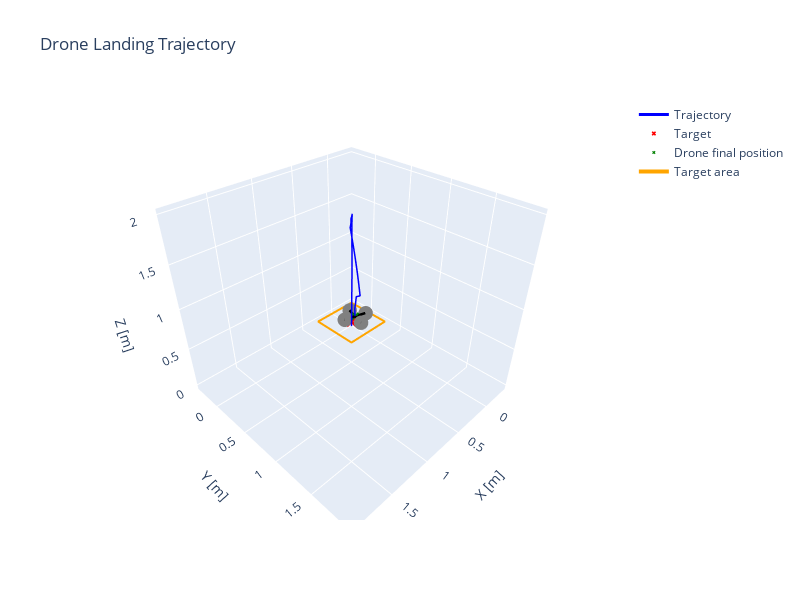

This figure's notebook cell:
### Markdown cell above
## Sensor noise

As with every sensing devices, our control loop is subject to various noises, among which :
- GPS accuracy
- Accelerometer and gyroscope noises
- Camera pixel accuracy

All data coming from the drone's sensors are fused internally using a Kalman filter. However, GPS can be disturbed easily, especially when being close to the ground. And relying on the homemade drone estimation that we don't control (especially on altitude estimation) can be risky for our target level of precision.
During the project, decision was taken to focus on the camera for directly estimating the relative position to the target. 
Camera is not really subject to noise, but to model the pixel's accuracy, small noise is added before the controller, of the following form :

We model sensor noise by applying a multiplicative Gaussian perturbation directly on the error signal. For each controller step $(k)$, the noisy error is

$$
\tilde{e}_k = e_k \cdot \left( 1 + \eta_k \right),
$$

with

$$
\eta_k \sim \mathcal{N}(0, \sigma^2),
$$

where

* $e_k \in \mathbb{R}^4$ is the true error vector (position and yaw),
* $\tilde{e}_k$ is the noisy estimate of the error,
* $\sigma $ is the standard deviation of the noise (here ($\sigma = 0.01$)).

This corresponds to an estimation precision of a few percent, which is too small to significantly degrade controller performance, but still reflects the imperfect sensing conditions.

### Code cell
sim_dt = 0.1         # simulation step (10 Hz)
env = DroneLandingEnv(render_mode=None, dt=sim_dt)
controller_dt = 1.0  # controller step (1 Hz)

pid = PIDController(Kp=[2.0,2.0,0.0, 2.0], Ki=[0.2,0.2,0.0,0.2], Kd=[0.0,0.0,0.0,0.0], dt=controller_dt, integral_limit=0.5, z_fixed_speed= -0.2, yaw_2_steps =True, finer_gains=True)

noise_std = 0.01
wind_std=[0.2, 0.2, 0.2, 0.2]

states, target = run_noisy_pid_simulation(env = env, pid = pid, init_mode='fixed', plot=True, init_pos = [2.0,2.0,2.0,2.0], max_delay_steps = 0, p_loss = 0, wind_std = wind_std, noise_std = noise_std)

### Figure 1 — Plotly figure (JSON) as saved in the notebook; plotly's stock layout.template omitted (floating-point values rounded to 4 significant figures)
{"data": [{"line": {"color": "blue", "width": 3}, "mode": "lines", "name": "Trajectory", "x": [1.929, 1.859, 1.788, 1.717, 1.647, 1.576, 1.505, 1.435, 1.364, 1.293, 1.224, 1.154, 1.084, 1.014, 0.9447, 0.8749, 0.8052, 0.7354, 0.6656, 0.5959, 0.5283, 0.4607, 0.3932, 0.3256, 0.258, 0.1904, 0.1228, 0.05526, -0.01232, -0.0799, -0.07801, -0.07602, -0.07392, -0.07175, -0.06953, -0.06728, -0.06503, -0.06278, -0.06058, -0.05843, -0.05639, -0.05406, -0.05148, -0.04867, -0.04566, -0.04248, -0.03916, -0.03573, -0.03223, -0.02868, -0.03276, -0.03606, -0.03856, -0.04026, -0.04116, -0.04125, -0.04054, -0.03902, -0.0367, -0.03359, -0.03288, -0.02935, -0.03439, -0.03534, -0.02216], "y": [1.93, 1.86, 1.79, 1.72, 1.65, 1.58, 1.51, 1.44, 1.37, 1.3, 1.23, 1.16, 1.09, 1.02, 0.9502, 0.8802, 0.8103, 0.7404, 0.6705, 0.6006, 0.5336, 0.4666, 0.3996, 0.3327, 0.2657, 0.1987, 0.1317, 0.06476, -0.00221, -0.06918, -0.06794, -0.06689, -0.06605, -0.06542, -0.06501, -0.06482, -0.06486, -0.06512, -0.06561, -0.06631, -0.06341, -0.06074, -0.0583, -0.05614, -0.05426, -0.05269, -0.05145, -0.05054, -0.04998, -0.04977, -0.03369, -0.01744, -0.001052, 0.01544, 0.032, 0.04858, 0.06515, 0.08166, 0.09808, 0.1144, 0.08391, 0.05366, 0.038, 0.02283, 0.04105], "z": [1.99, 1.98, 1.969, 1.959, 1.949, 1.939, 1.928, 1.918, 1.908, 1.898, 1.882, 1.866, 1.851, 1.835, 1.819, 1.804, 1.788, 1.772, 1.757, 1.741, 1.71, 1.68, 1.649, 1.618, 1.587, 1.556, 1.526, 1.495, 1.464, 1.433, 1.428, 1.423, 1.419, 1.414, 1.409, 1.404, 1.399, 1.394, 1.389, 1.384, 1.374, 1.365, 1.355, 1.346, 1.336, 1.327, 1.317, 1.308, 1.298, 1.289, 1.203, 1.117, 1.031, 0.9453, 0.8595, 0.7737, 0.6879, 0.6021, 0.5163, 0.4305, 0.4112, 0.3919, 0.2919, 0.1919, 0.0919], "type": "scatter3d"}, {"marker": {"color": "red", "size": 4, "symbol": "x"}, "mode": "markers", "name": "Target", "x": [0.0], "y": [0.0], "z": [0.0], "type": "scatter3d"}, {"marker": {"color": "green", "size": 3, "symbol": "x"}, "mode": "markers", "name": "Drone final position", "x": [-0.02216], "y": [0.04105], "z": [0.0919], "type": "scatter3d"}, {"line": {"color": "black", "width": 5}, "mode": "lines", "showlegend": false, "x": [-0.1658, 0.1214], "y": [0.08437, -0.002268], "z": [0.0919, 0.0919], "type": "scatter3d"}, {"line": {"color": "black", "width": 5}, "mode": "lines", "showlegend": false, "x": [-0.06548, 0.02116], "y": [-0.1026, 0.1847], "z": [0.0919, 0.0919], "type": "scatter3d"}, {"marker": {"color": "gray", "size": 5, "symbol": "circle"}, "mode": "markers", "showlegend": false, "x": [0.1214], "y": [-0.002268], "z": [0.0919], "type": "scatter3d"}, {"marker": {"color": "gray", "size": 5, "symbol": "circle"}, "mode": "markers", "showlegend": false, "x": [-0.1658], "y": [0.08437], "z": [0.0919], "type": "scatter3d"}, {"marker": {"color": "gray", "size": 5, "symbol": "circle"}, "mode": "markers", "showlegend": false, "x": [0.02116], "y": [0.1847], "z": [0.0919], "type": "scatter3d"}, {"marker": {"color": "gray", "size": 5, "symbol": "circle"}, "mode": "markers", "showlegend": false, "x": [-0.06548], "y": [-0.1026], "z": [0.0919], "type": "scatter3d"}, {"line": {"color": "orange", "width": 4}, "mode": "lines", "name": "Target area", "x": [-0.3, 0.3, 0.3, -0.3, -0.3], "y": [-0.3, -0.3, 0.3, 0.3, -0.3], "z": [0.0, 0.0, 0.0, 0.0, 0.0], "type": "scatter3d"}], "layout": {"scene": {"xaxis": {"title": {"text": "X [m]"}}, "yaxis": {"title": {"text": "Y [m]"}}, "zaxis": {"title": {"text": "Z [m]"}}, "aspectmode": "data"}, "title": {"text": "Drone Landing Trajectory"}, "width": 800, "height": 600}}
